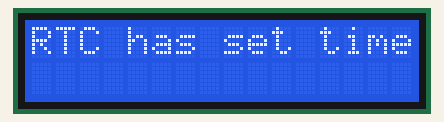
A sketch run on a simulated Arduino Uno, built with avr-gcc and run on an emulated ATmega328P. Parts: 16×2 character LCD. The local clock reads 2024-03-15 10:24:30 at power-on unless the sketch sets it; what the sketch prints to the serial monitor is not drawn.

Above: at 0.1 s.
At 1.1 s:
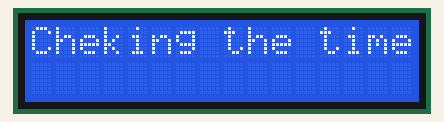
At 2.1 s:
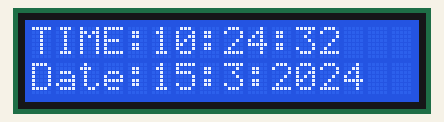
At 11.3 s:
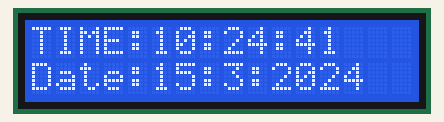
At 20.4 s:
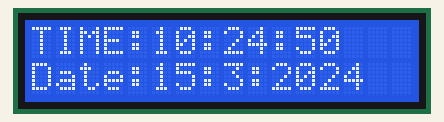
At 38.6 s:
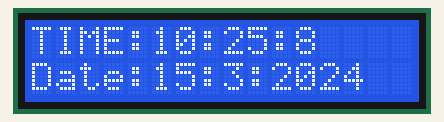

Measured:
- what the display in image 1 shows lasts 1.0 s, from 1.1 s to 2.1 s

The sketch:

final_clock_c.ino
```cpp
/*
 * TimeRTC.pde
 * example code illustrating Time library with Real Time Clock.
 *
 */

#include <Time.h>
#include <Wire.h>
#include <DS1307RTC.h>  // a basic DS1307 library that returns time as a time_t
#include <LiquidCrystal.h>
LiquidCrystal lcd(12, 11, 5, 4, 3, 2);
void setup()  {
   lcd.begin(16,2);

  Serial.begin(9600);
  while (!Serial) ; // wait until Arduino Serial Monitor opens
  setSyncProvider(RTC.get);   // the function to get the time from the RTC
  if(timeStatus()!= timeSet)
     Serial.println("Unable to sync with the RTC");
  else
     Serial.println("RTC has set the system time");
lcd.print("RTC has set time")  ;
delay(1000);
lcd.clear();
 lcd.print("Cheking the time...")  ;
 delay(1000);
}

void loop()
{
  if (timeStatus() == timeSet) {
    digitalClockDisplay();
  } else {
    Serial.println("The time has not been set.  Please run the Time");
    Serial.println("TimeRTCSet example, or DS1307RTC SetTime example.");
    Serial.println();
    delay(4000);
  }
  delay(1000);
}

void digitalClockDisplay(){
  // digital clock display of the time

  Serial.print(hour());
  lcd.clear();
   lcd.print("TIME:")  ;
 lcd.print(hour())  ;
  printDigits(minute());
  lcd.print(":")  ;
 lcd.print(minute())  ;
  printDigits(second());
  lcd.print(":")  ;
  lcd.print(second());
  lcd.setCursor(0, 1);
   lcd.print("Date:")  ;
  Serial.print(":");
  lcd.print(day());
  lcd.print(":");
  lcd.print(month());
  lcd.print(":");
  lcd.print(year());

}

void printDigits(int digits){
  // utility function for digital clock display: prints preceding colon and leading 0
  Serial.print(":");
  if(digits < 10)
    Serial.print('0');
  Serial.print(digits);
}
```
